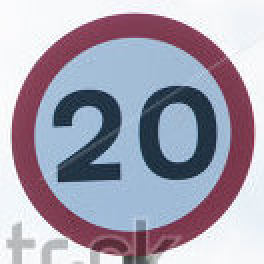
#> input picture web_images/g_0.jpg, 132 x 132 px (shown 2 times larger)
$ python -i load_jiggered.py   (imports and definitions only)
#> lines starting #> are read from the running program, lines starting #| are printed output that depends on the picture
#> further down, picture is the input picture: shape (132, 132, 3); mean B, G, R 177.4, 161.5, 166
import cv2
import numpy as np
import random
import pickle
from sklearn.utils import shuffle

from reusable.load import load_project_data
import reusable.file_loader as fl
from reusable.file_loader import ProjectDataSet
import os

## Based on this paper, http://yann.lecun.com/exdb/publis/pdf/sermanet-ijcnn-11.pdf
## Samples are randomly perturbed
##  in position ([-2,2] pixels),
##  in rotation ([-15,+15] degrees)
##  in brightness ([0.7, 2.0] gamma)
def transform_image(img, min_gamma=0.7, max_gamma=2.0, shift=2, angle=15.0):
	img = change_image_gamma(img, min_gamma=min_gamma, max_gamma=max_gamma)
#> in change_image_gamma, `return cv2.LUT(img, table)`:
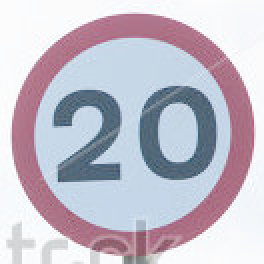
#> returned value: shape (132, 132, 3) (shown 2 times larger); mean of channels 0, 1, 2 202.6, 190.3, 195.4; drawn as B, G, R
	img = shift_image(img, shift=shift)
	return rotate_image(img, angle=angle)

def shift_image(img, shift=4):
#> called with shift = 2
	rows,cols,channels = img.shape
#> rows = 132; cols = 132; channels = 3
	x_shift = random.randint(-shift, shift)
	y_shift = random.randint(-shift, shift)
	M = np.float32([[1,0,x_shift],[0,1,y_shift]])
	return cv2.warpAffine(img,M,(cols,rows))
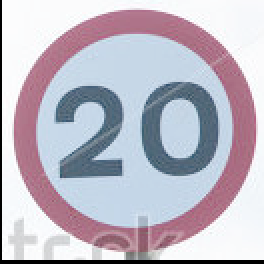
#> returned value: shape (132, 132, 3) (shown 2 times larger); mean of channels 0, 1, 2 197, 184.7, 189.8; drawn as B, G, R

def rotate_image(img, angle=20.0):
#> called with angle = 15
	rows,cols,channels = img.shape
#> rows = 132; cols = 132; channels = 3
	rotation_angle = random.uniform(-angle, angle)
	M = cv2.getRotationMatrix2D((cols/2,rows/2),rotation_angle,1)
	return cv2.warpAffine(img,M,(cols,rows))
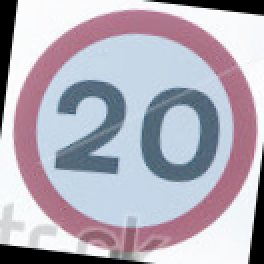
#> returned value: shape (132, 132, 3) (shown 2 times larger); mean of channels 0, 1, 2 185.6, 173.4, 178.5; drawn as B, G, R

def change_image_gamma(img, min_gamma=0.7, max_gamma=2.0):
	# build a lookup table mapping the pixel values [0, 255] to
	# their adjusted gamma values
	gamma = random.uniform(min_gamma, max_gamma)
	invGamma = 1.0 / gamma
	table = np.array([((i / 255.0) ** invGamma) * 255
	for i in np.arange(0, 256)]).astype("uint8")

	# apply gamma correction using the lookup table
	return cv2.LUT(img, table)

def append_jiggered_data(X_train, y_train):
	print("Creating jiggered data...")
	unique, counts = np.unique(y_train, return_counts=True)
	# dict of original images
	train_dict = {u: [] for u in unique}
	# dict where we where add jiggered data
	jiggered_dict = {u: [] for u in unique}

	for i in range(len(X_train)):
		train_dict[y_train[i]].append(X_train[i])
		jiggered_dict[y_train[i]].append(X_train[i])

	max_img_count = max(counts)
	for k in train_dict.keys():
		# add (max_image_count - kth_image_count) jiggered images
		for i in range(counts[k], max_img_count):
			old_i = random.randint(0, len(train_dict[k]) - 1)
			jiggered_dict[k].append(transform_image(train_dict[k][old_i]))

	X_train_jiggered = np.concatenate([v for v in jiggered_dict.values()])
	y_train_jiggered = np.concatenate([[i for j in range(max_img_count)] for i in jiggered_dict.keys()])
	print("Finished creating jiggered data...")
	return shuffle(X_train_jiggered, y_train_jiggered)

def load_jiggered_data():
	train_jiggered_file = "train_jiggered.p"

	if os.path.isfile(fl.data_file_path(train_jiggered_file)) == False:
		data = load_project_data()
		X_train, y_train = shuffle(data.train.features, data.train.labels)

		X_train_jiggered, y_train_jiggered = append_jiggered_data(X_train, y_train)
		fl.save_pickle_file(train_jiggered_file, (X_train_jiggered, y_train_jiggered))
	else:
		X_train_jiggered, y_train_jiggered = fl.open_pickle_file(jiggered_file)
		X_train_jiggered, y_train_jiggered = shuffle(X_train_jiggered, y_train_jiggered)

	return ProjectDataSet({'features': X_train_jiggered, 'labels': y_train_jiggered })

>>> import cv2
>>> picture = cv2.imread('../../web_images/g_0.jpg')
>>> result = transform_image(picture)

$ run again, on web_images/g_11.jpg
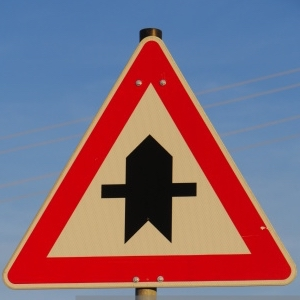
#> input picture web_images/g_11.jpg, 300 x 300 px
#> picture is the input picture: shape (300, 300, 3); mean B, G, R 119.3, 105.2, 135.1
#> in shift_image, `return cv2.warpAffine(img,M,(cols,rows))`:
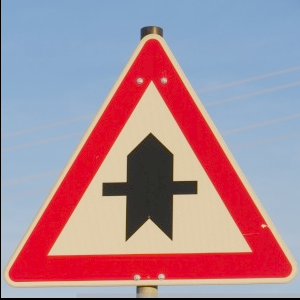
#> returned value: shape (300, 300, 3); mean of channels 0, 1, 2 152.1, 138.6, 172.1; drawn as B, G, R
#> in rotate_image, `return cv2.warpAffine(img,M,(cols,rows))`:
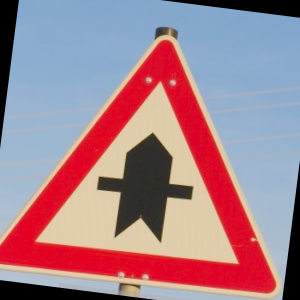
#> returned value: shape (300, 300, 3); mean of channels 0, 1, 2 142, 129.7, 164.3; drawn as B, G, R
